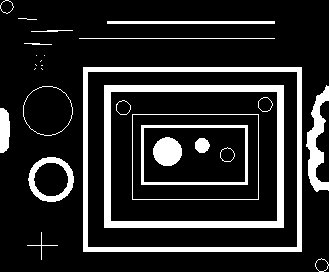
%> input picture Laboratories/Lab 4/Data/blobs.png, 329 x 272 px
$ octave Task_4.m   (GNU Octave 9; MATLAB toolbox functions it lacks are replaced by stand-ins)
%> lines starting %> are read from the running program, lines starting %| are printed output that depends on the picture; in (x1, y1, x2, y2) boxes, pixels count from 0 and x2, y2 are one past the last pixel; in counts of white or black regions, pixels touching at a corner belong together; the program's own positions count from 1
% % % % % % % % % % % % % % % % % % % % % % % % % % % % % % % % % % % % % %
% Instituto Superior Tecnico
% Computational Vision - Lab 4
%
% Authors:
% David Marafuz Gaspar - 106541
% Pedro Gaspar Mónico - 106626
%
% % % % % % % % % % % % % % % % % % % % % % % % % % % % % % % % % % % % % %

%% Task 4
img3 = imread('./Data/blobs.png');
%> img3: size 272x329 logical; 15.6% white; 28 white regions (8 under 20 px), largest, box (x1, y1, x2, y2) and area: (104, 85, 284, 228) 4326, (83, 67, 302, 252) 3940, (306, 85, 329, 192) 1108
img3_bw = edge(img3, 'Canny');
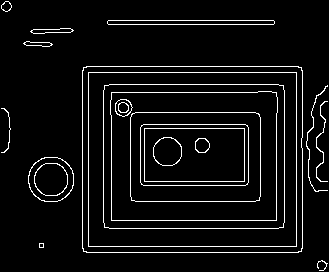
%> img3_bw: size 272x329 logical; 5.9% white in thin lines or dots

%% Hough Transform
[H, theta, rho] = hough(img3_bw);
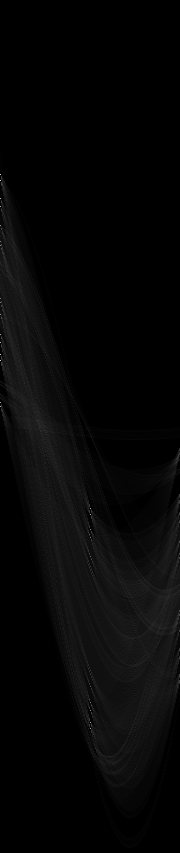
%> H: size 853x180 double; min 0, max 213, mean 6.2
%> theta = 180 values from -90 to 89; rho = 853 values from -426 to 426

%% Find peak
peaks = houghpeaks(H);
%> peaks = [175 1]

%% Find lines
lines = houghlines(img3_bw, theta, rho, peaks);
%> lines = 1 line; point1 to point2 (x, y): (87, 253) to (299, 253)

%% Plot
figure;
imshow(img3); hold on;
for k = 1:length(lines)
    xy = [lines(k).point1; lines(k).point2];
    plot(xy(:,1), xy(:,2), 'g-', 'LineWidth', 2);
    plot(xy(1,1), xy(1,2), 'rx', 'MarkerSize', 10, 'LineWidth', 2);
    plot(xy(2,1), xy(2,2), 'rx', 'MarkerSize', 10, 'LineWidth', 2);
end
%> this loop made 1 pass
%> xy on pass 1: [87 253; 299 253]
title('Hough Lines');
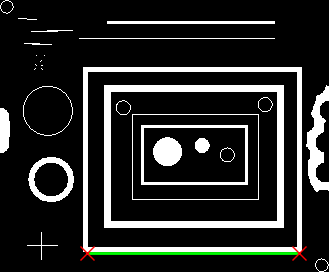
%> figure redrawn from the program's plot data; its title reads 'Hough Lines'

$ run again, with Laboratories/Lab 4/Data/tire.tif saved as Laboratories/Lab 4/Data/blobs.png
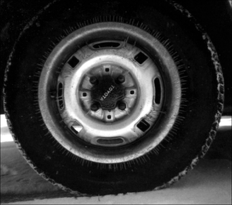
%> input picture Laboratories/Lab 4/Data/tire.tif, 232 x 205 px
%> img3 is the input picture: size 205x232 uint8; min 0, max 255, mean 53.7
%> `img3_bw = edge(img3, 'Canny');`:
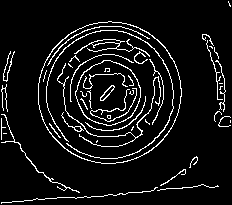
%> img3_bw: size 205x232 logical; 7.7% white in thin lines or dots
%> `[H, theta, rho] = hough(img3_bw);`:
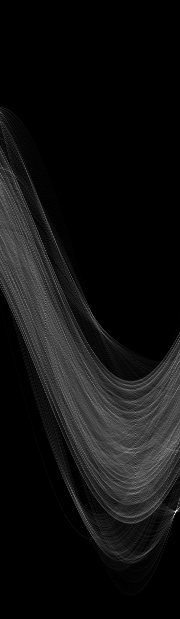
%> H: size 619x180 double; min 0, max 89, mean 5.9; drawn with min black and max white
%> theta = 180 values from -90 to 89; rho = 619 values from -309 to 309
%> peaks = [511 177]
%> lines = empty struct
